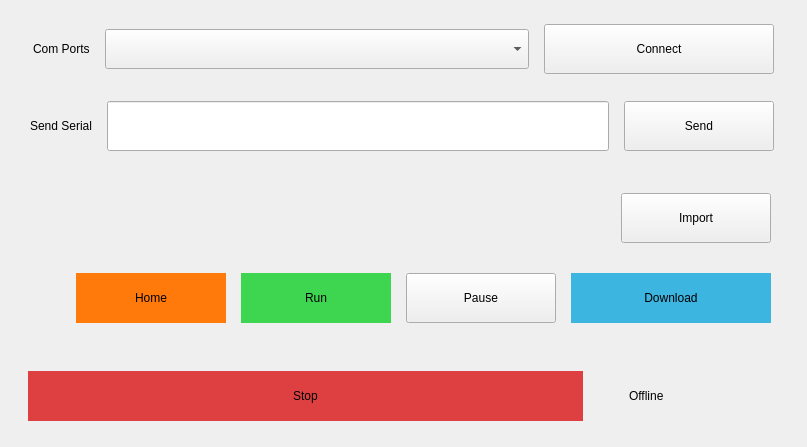
      <widget class="QWidget" name="Robot_Tab">
       <attribute name="title">
        <string>Robot</string>
       </attribute>
       <layout class="QVBoxLayout" name="verticalLayout_2" stretch="2,3,3,2">
        <property name="spacing">
         <number>9</number>
        </property>
        <property name="leftMargin">
         <number>18</number>
        </property>
        <property name="topMargin">
         <number>15</number>
        </property>
        <property name="rightMargin">
         <number>18</number>
        </property>
        <item>
         <widget class="QFrame" name="RoborComFrame">
          <property name="sizePolicy">
           <sizepolicy hsizetype="Preferred" vsizetype="Preferred">
            <horstretch>0</horstretch>
            <verstretch>0</verstretch>
           </sizepolicy>
          </property>
          <property name="styleSheet">
           <string notr="true"/>
          </property>
          <layout class="QHBoxLayout" name="horizontalLayout" stretch="0,4,1">
           <property name="spacing">
            <number>15</number>
           </property>
           <property name="leftMargin">
            <number>15</number>
           </property>
           <property name="rightMargin">
            <number>15</number>
           </property>
           <item>
            <widget class="QLabel" name="ComsLabel">
             <property name="sizePolicy">
              <sizepolicy hsizetype="Minimum" vsizetype="Maximum">
               <horstretch>0</horstretch>
               <verstretch>0</verstretch>
              </sizepolicy>
             </property>
             <property name="maximumSize">
              <size>
               <width>16777215</width>
               <height>16777215</height>
              </size>
             </property>
             <property name="styleSheet">
              <string notr="true"/>
             </property>
             <property name="lineWidth">
              <number>1</number>
             </property>
             <property name="text">
              <string>Com Ports</string>
             </property>
             <property name="textFormat">
              <enum>Qt::PlainText</enum>
             </property>
             <property name="scaledContents">
              <bool>false</bool>
             </property>
            </widget>
           </item>
           <item>
            <widget class="QComboBox" name="ComsMenu">
             <property name="sizePolicy">
              <sizepolicy hsizetype="Preferred" vsizetype="Maximum">
               <horstretch>0</horstretch>
               <verstretch>0</verstretch>
              </sizepolicy>
             </property>
             <property name="minimumSize">
              <size>
               <width>0</width>
               <height>40</height>
              </size>
             </property>
             <property name="styleSheet">
              <string notr="true">QFrame{
	border: 2px solid #e7e7e7;
	border-radius : 5px;
	font: bold; 
	font-family: arial;
	font-size: 20px;
	background-color: #1d282b;
	padding: 10px;
}</string>
             </property>
            </widget>
           </item>
           <item>
            <widget class="QPushButton" name="ConnectButton">
             <property name="sizePolicy">
              <sizepolicy hsizetype="Minimum" vsizetype="Maximum">
               <horstretch>0</horstretch>
               <verstretch>0</verstretch>
              </sizepolicy>
             </property>
             <property name="minimumSize">
              <size>
               <width>230</width>
               <height>50</height>
              </size>
             </property>
             <property name="styleSheet">
              <string notr="true"/>
             </property>
             <property name="text">
              <string>Connect</string>
             </property>
            </widget>
           </item>
          </layout>
         </widget>
        </item>
        <item>
         <widget class="QFrame" name="ImportFrame">
          <property name="sizePolicy">
           <sizepolicy hsizetype="Preferred" vsizetype="Preferred">
            <horstretch>0</horstretch>
            <verstretch>0</verstretch>
           </sizepolicy>
          </property>
          <property name="minimumSize">
           <size>
            <width>0</width>
            <height>0</height>
           </size>
          </property>
          <property name="styleSheet">
           <string notr="true"/>
          </property>
          <property name="frameShape">
           <enum>QFrame::NoFrame</enum>
          </property>
          <layout class="QHBoxLayout" name="horizontalLayout_6" stretch="0,4,1">
           <property name="spacing">
            <number>15</number>
           </property>
           <property name="leftMargin">
            <number>12</number>
           </property>
           <property name="rightMargin">
            <number>15</number>
           </property>
           <item>
            <widget class="QLabel" name="SerialLabel">
             <property name="sizePolicy">
              <sizepolicy hsizetype="Minimum" vsizetype="Maximum">
               <horstretch>0</horstretch>
               <verstretch>0</verstretch>
              </sizepolicy>
             </property>
             <property name="maximumSize">
              <size>
               <width>16777215</width>
               <height>16777215</height>
              </size>
             </property>
             <property name="styleSheet">
              <string notr="true"/>
             </property>
             <property name="lineWidth">
              <number>1</number>
             </property>
             <property name="text">
              <string>Send Serial</string>
             </property>
             <property name="textFormat">
              <enum>Qt::PlainText</enum>
             </property>
             <property name="scaledContents">
              <bool>false</bool>
             </property>
            </widget>
           </item>
           <item>
            <widget class="QLineEdit" name="RobotSendSerial">
             <property name="sizePolicy">
              <sizepolicy hsizetype="Minimum" vsizetype="Maximum">
               <horstretch>0</horstretch>
               <verstretch>0</verstretch>
              </sizepolicy>
             </property>
             <property name="minimumSize">
              <size>
               <width>0</width>
               <height>50</height>
              </size>
             </property>
             <property name="text">
              <string/>
             </property>
            </widget>
           </item>
           <item>
            <widget class="QPushButton" name="SendSerial">
             <property name="sizePolicy">
              <sizepolicy hsizetype="Minimum" vsizetype="Maximum">
               <horstretch>0</horstretch>
               <verstretch>0</verstretch>
              </sizepolicy>
             </property>
             <property name="minimumSize">
              <size>
               <width>150</width>
               <height>50</height>
              </size>
             </property>
             <property name="text">
              <string>Send</string>
             </property>
            </widget>
           </item>
          </layout>
         </widget>
        </item>
        <item>
         <widget class="QFrame" name="RunButtonsFrame">
          <property name="sizePolicy">
           <sizepolicy hsizetype="Preferred" vsizetype="Preferred">
            <horstretch>0</horstretch>
            <verstretch>0</verstretch>
           </sizepolicy>
          </property>
          <property name="styleSheet">
           <string notr="true"/>
          </property>
          <property name="frameShape">
           <enum>QFrame::NoFrame</enum>
          </property>
          <layout class="QVBoxLayout" name="verticalLayout_9">
           <property name="spacing">
            <number>12</number>
           </property>
           <property name="topMargin">
            <number>15</number>
           </property>
           <property name="bottomMargin">
            <number>15</number>
           </property>
           <item>
            <widget class="QWidget" name="widget" native="true">
             <layout class="QHBoxLayout" name="horizontalLayout_8" stretch="5,1">
              <property name="spacing">
               <number>15</number>
              </property>
              <item>
               <widget class="QLabel" name="ImportLabel">
                <property name="sizePolicy">
                 <sizepolicy hsizetype="Preferred" vsizetype="Maximum">
                  <horstretch>0</horstretch>
                  <verstretch>0</verstretch>
                 </sizepolicy>
                </property>
                <property name="minimumSize">
                 <size>
                  <width>0</width>
                  <height>50</height>
                 </size>
                </property>
                <property name="maximumSize">
                 <size>
                  <width>16777215</width>
                  <height>16777215</height>
                 </size>
                </property>
                <property name="styleSheet">
                 <string notr="true"/>
                </property>
                <property name="text">
                 <string/>
                </property>
                <property name="wordWrap">
                 <bool>true</bool>
                </property>
               </widget>
              </item>
              <item>
               <widget class="QPushButton" name="ImportButton">
                <property name="sizePolicy">
                 <sizepolicy hsizetype="Preferred" vsizetype="Maximum">
                  <horstretch>0</horstretch>
                  <verstretch>0</verstretch>
                 </sizepolicy>
                </property>
                <property name="minimumSize">
                 <size>
                  <width>150</width>
                  <height>50</height>
                 </size>
                </property>
                <property name="text">
                 <string>Import</string>
                </property>
               </widget>
              </item>
             </layout>
            </widget>
           </item>
           <item>
            <widget class="QWidget" name="widget_2" native="true">
             <property name="styleSheet">
              <string notr="true"/>
             </property>
             <layout class="QHBoxLayout" name="horizontalLayout_9">
              <property name="spacing">
               <number>15</number>
              </property>
              <item>
               <spacer name="horizontalSpacer_3">
                <property name="orientation">
                 <enum>Qt::Vertical</enum>
                </property>
                <property name="sizeHint" stdset="0">
                 <size>
                  <width>40</width>
                  <height>20</height>
                 </size>
                </property>
               </spacer>
              </item>
              <item>
               <widget class="QPushButton" name="RobotHomeButton">
                <property name="sizePolicy">
                 <sizepolicy hsizetype="Minimum" vsizetype="Maximum">
                  <horstretch>0</horstretch>
                  <verstretch>0</verstretch>
                 </sizepolicy>
                </property>
                <property name="minimumSize">
                 <size>
                  <width>150</width>
                  <height>50</height>
                 </size>
                </property>
                <property name="maximumSize">
                 <size>
                  <width>16777215</width>
                  <height>16777215</height>
                 </size>
                </property>
                <property name="styleSheet">
                 <string notr="true">QPushButton{
	border: 5px solid #ff790b;
    background-color: #ff790b;
}

QPushButton:hover{
    background-color: #097c1e;
}

QPushButton:pressed{
     background-color: #8cf59c;
}</string>
                </property>
                <property name="text">
                 <string>Home</string>
                </property>
                <property name="iconSize">
                 <size>
                  <width>16</width>
                  <height>16</height>
                 </size>
                </property>
               </widget>
              </item>
              <item>
               <widget class="QPushButton" name="RunButton">
                <property name="sizePolicy">
                 <sizepolicy hsizetype="Minimum" vsizetype="Maximum">
                  <horstretch>0</horstretch>
                  <verstretch>0</verstretch>
                 </sizepolicy>
                </property>
                <property name="minimumSize">
                 <size>
                  <width>150</width>
                  <height>50</height>
                 </size>
                </property>
                <property name="maximumSize">
                 <size>
                  <width>16777215</width>
                  <height>16777215</height>
                 </size>
                </property>
                <property name="styleSheet">
                 <string notr="true">QPushButton{
	border: 5px solid #3ed650;
    background-color: #3ed650;
}

QPushButton:hover{
    background-color: #097c1e;
}

QPushButton:pressed{
     background-color: #ffaa00;
}</string>
                </property>
                <property name="text">
                 <string>Run</string>
                </property>
                <property name="iconSize">
                 <size>
                  <width>16</width>
                  <height>16</height>
                 </size>
                </property>
               </widget>
              </item>
              <item>
               <widget class="QPushButton" name="PauseButton">
                <property name="sizePolicy">
                 <sizepolicy hsizetype="Minimum" vsizetype="Maximum">
                  <horstretch>0</horstretch>
                  <verstretch>0</verstretch>
                 </sizepolicy>
                </property>
                <property name="minimumSize">
                 <size>
                  <width>150</width>
                  <height>50</height>
                 </size>
                </property>
                <property name="maximumSize">
                 <size>
                  <width>16777215</width>
                  <height>16777215</height>
                 </size>
                </property>
                <property name="styleSheet">
                 <string notr="true"/>
                </property>
                <property name="text">
                 <string>Pause</string>
                </property>
                <property name="iconSize">
                 <size>
                  <width>16</width>
                  <height>16</height>
                 </size>
                </property>
               </widget>
              </item>
              <item>
               <widget class="QPushButton" name="DownloadButton">
                <property name="sizePolicy">
                 <sizepolicy hsizetype="Minimum" vsizetype="Maximum">
                  <horstretch>0</horstretch>
                  <verstretch>0</verstretch>
                 </sizepolicy>
                </property>
                <property name="minimumSize">
                 <size>
                  <width>200</width>
                  <height>50</height>
                 </size>
                </property>
                <property name="maximumSize">
                 <size>
                  <width>16777215</width>
                  <height>16777215</height>
                 </size>
                </property>
                <property name="styleSheet">
                 <string notr="true">QPushButton{
	border: 5px solid #3db5e1;
    background-color: #3db5e1;
}

QPushButton:hover{
	 background-color: #2c83a2;
}

QPushButton:pressed{
	 background-color: #85d9f7;
}</string>
                </property>
                <property name="text">
                 <string>Download</string>
                </property>
               </widget>
              </item>
             </layout>
            </widget>
           </item>
          </layout>
         </widget>
        </item>
        <item>
         <widget class="QFrame" name="ConstFrame1">
          <property name="sizePolicy">
           <sizepolicy hsizetype="Preferred" vsizetype="Maximum">
            <horstretch>0</horstretch>
            <verstretch>0</verstretch>
           </sizepolicy>
          </property>
          <property name="styleSheet">
           <string notr="true"/>
          </property>
          <layout class="QGridLayout" name="gridLayout">
           <property name="leftMargin">
            <number>10</number>
           </property>
           <property name="topMargin">
            <number>10</number>
           </property>
           <property name="rightMargin">
            <number>10</number>
           </property>
           <property name="bottomMargin">
            <number>10</number>
           </property>
           <property name="spacing">
            <number>6</number>
           </property>
           <item row="1" column="2">
            <spacer name="horizontalSpacer">
             <property name="orientation">
              <enum>Qt::Vertical</enum>
             </property>
             <property name="sizeHint" stdset="0">
              <size>
               <width>40</width>
               <height>20</height>
              </size>
             </property>
            </spacer>
           </item>
           <item row="1" column="1">
            <widget class="QPushButton" name="StopButton">
             <property name="sizePolicy">
              <sizepolicy hsizetype="Minimum" vsizetype="Maximum">
               <horstretch>0</horstretch>
               <verstretch>0</verstretch>
              </sizepolicy>
             </property>
             <property name="minimumSize">
              <size>
               <width>150</width>
               <height>50</height>
              </size>
             </property>
             <property name="styleSheet">
              <string notr="true">QPushButton{
	border: 5px solid #de4041;
    background-color: #de4041;
}

QPushButton:hover{
	 background-color: #b03030;
}

QPushButton:pressed{
	 background-color: #ff8e8a;
}</string>
             </property>
             <property name="text">
              <string>Stop</string>
             </property>
            </widget>
           </item>
           <item row="1" column="3">
            <widget class="QLabel" name="Connection">
             <property name="sizePolicy">
              <sizepolicy hsizetype="Fixed" vsizetype="Fixed">
               <horstretch>0</horstretch>
               <verstretch>0</verstretch>
              </sizepolicy>
             </property>
             <property name="minimumSize">
              <size>
               <width>150</width>
               <height>60</height>
              </size>
             </property>
             <property name="baseSize">
              <size>
               <width>150</width>
               <height>60</height>
              </size>
             </property>
             <property name="styleSheet">
              <string notr="true"/>
             </property>
             <property name="text">
              <string>Offline</string>
             </property>
            </widget>
           </item>
          </layout>
         </widget>
        </item>
       </layout>
      </widget>
